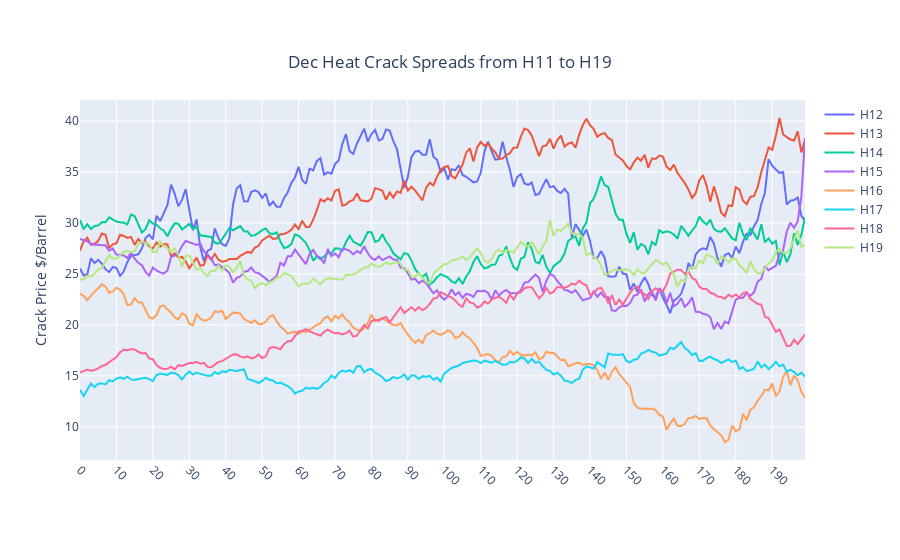

Notebook cell for this chart:
### Code cell
df_crack2 = df_crack[df_crack.myy.str.contains(f'{commod_month}[1][0-9]')]
def print_crack(df):
    return plotly_plot(df[['settle_date','crack']],x_column='settle_date',
                      plot_title=f'crack: {str(df.myy.iloc[0])}')
    
# figs = df_crack2.groupby('myy').apply(print_crack)

groups = df_crack2.groupby('myy')
d = [(name,len(df.iloc[-200:].crack.values),df.iloc[-200:].crack.values) for name,df in groups if len(df)>=200]
d2= {name:df.iloc[-200:].crack.values for name,df in groups if len(df)>=200}
df_crack3 = pd.DataFrame(d2)
df_crack3['days'] = df_crack3.index.values
iplot(
    plotly_plot(
        df_crack3,x_column='days',
        plot_title=f"Dec Heat Crack Spreads from {commod_month}11 to {commod_month}19",
        y_left_label='Crack Price $/Barrel'
    )
)

### Figure 1 — Plotly figure (JSON) as saved in the notebook; plotly's stock layout.template omitted (floating-point values rounded to 4 significant figures; data arrays with more than 128 entries replaced by an {"elided": "..."} marker saying what was removed)
{"data": [{"name": "H12", "type": "scatter", "x": {"elided": "200 int values"}, "y": {"elided": "200 float values"}, "yaxis": "y"}, {"name": "H13", "type": "scatter", "x": {"elided": "200 int values"}, "y": {"elided": "200 float values"}, "yaxis": "y"}, {"name": "H14", "type": "scatter", "x": {"elided": "200 int values"}, "y": {"elided": "200 float values"}, "yaxis": "y"}, {"name": "H15", "type": "scatter", "x": {"elided": "200 int values"}, "y": {"elided": "200 float values"}, "yaxis": "y"}, {"name": "H16", "type": "scatter", "x": {"elided": "200 int values"}, "y": {"elided": "200 float values"}, "yaxis": "y"}, {"name": "H17", "type": "scatter", "x": {"elided": "200 int values"}, "y": {"elided": "200 float values"}, "yaxis": "y"}, {"name": "H18", "type": "scatter", "x": {"elided": "200 int values"}, "y": {"elided": "200 float values"}, "yaxis": "y"}, {"name": "H19", "type": "scatter", "x": {"elided": "200 int values"}, "y": {"elided": "200 float values"}, "yaxis": "y"}], "layout": {"autosize": true, "margin": {"b": 100}, "modebar": {"bgcolor": "grey", "orientation": "v"}, "title": {"text": "Dec Heat Crack Spreads from H11 to H19", "x": 0.5, "xanchor": "center", "y": 0.9, "yanchor": "top"}, "xaxis": {"tickangle": 45, "ticktext": [0, 10, 20, 30, 40, 50, 60, 70, 80, 90, 100, 110, 120, 130, 140, 150, 160, 170, 180, 190], "tickvals": [0, 10, 20, 30, 40, 50, 60, 70, 80, 90, 100, 110, 120, 130, 140, 150, 160, 170, 180, 190], "type": "category"}, "yaxis": {"title": {"text": "Crack Price $/Barrel"}}, "yaxis2": {"overlaying": "y", "side": "right", "title": {"text": "y alt"}}}}
